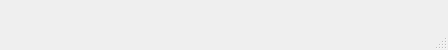
<?xml version="1.0" encoding="UTF-8"?>
<ui version="4.0">
 <class>GripStrengthDialog</class>
 <widget class="QDialog" name="GripStrengthDialog">
  <property name="geometry">
   <rect>
    <x>0</x>
    <y>0</y>
    <width>448</width>
    <height>50</height>
   </rect>
  </property>
  <property name="windowTitle">
   <string>Grip Strength</string>
  </property>
  <property name="sizeGripEnabled">
   <bool>true</bool>
  </property>
  <layout class="QVBoxLayout" name="verticalLayout">
   <item>
    <widget class="TestInfoWidget" name="testInfoWidget" native="true"/>
   </item>
   <item>
    <widget class="MeasurementTable" name="measurementTable" native="true"/>
   </item>
   <item>
    <spacer name="verticalSpacer">
     <property name="orientation">
      <enum>Qt::Vertical</enum>
     </property>
     <property name="sizeHint" stdset="0">
      <size>
       <width>20</width>
       <height>40</height>
      </size>
     </property>
    </spacer>
   </item>
  </layout>
 </widget>
 <customwidgets>
  <customwidget>
   <class>TestInfoWidget</class>
   <extends>QWidget</extends>
   <header>widgets/test_info_widget.h</header>
   <container>1</container>
  </customwidget>
  <customwidget>
   <class>MeasurementTable</class>
   <extends>QWidget</extends>
   <header>widgets/measurement_table.h</header>
   <container>1</container>
  </customwidget>
 </customwidgets>
 <resources/>
 <connections/>
</ui>
